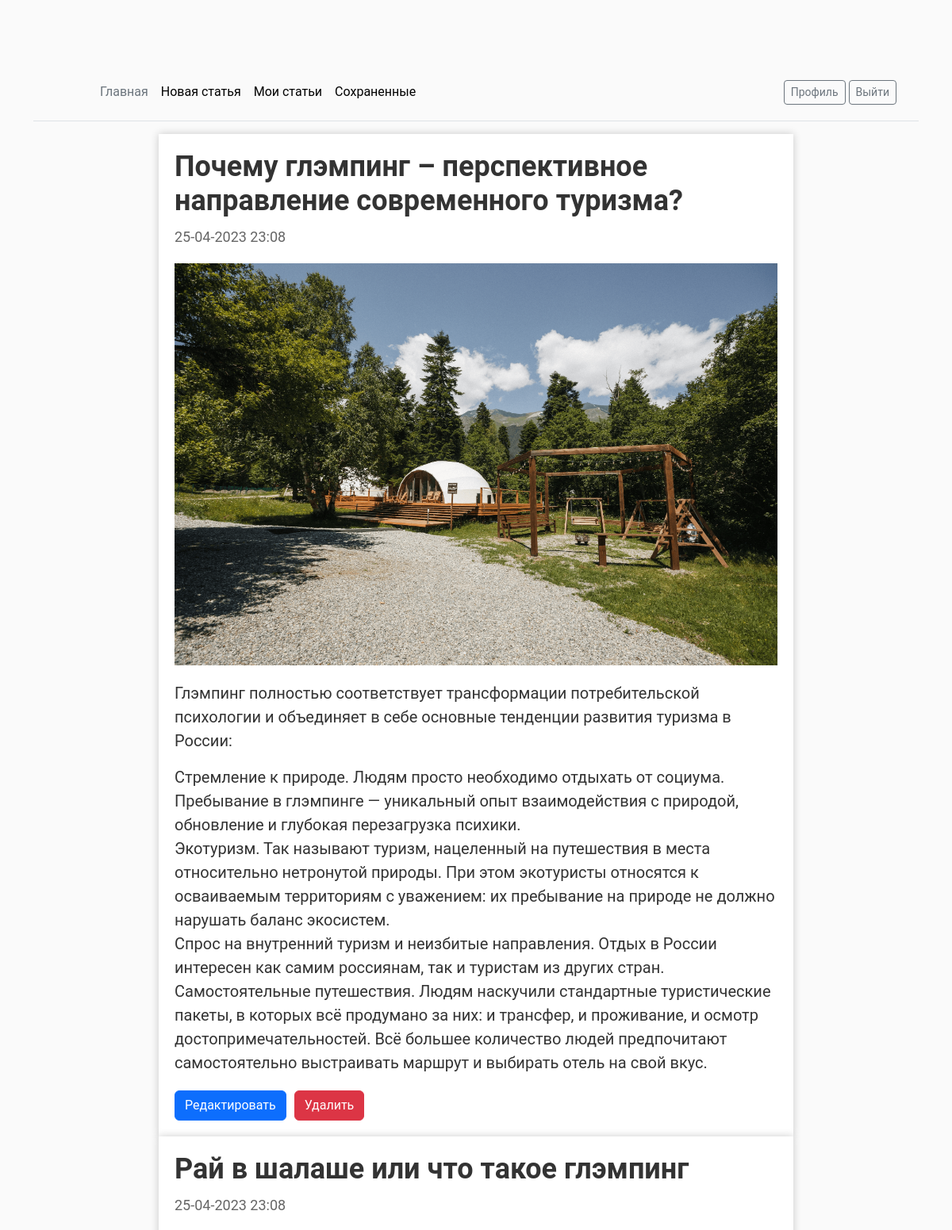
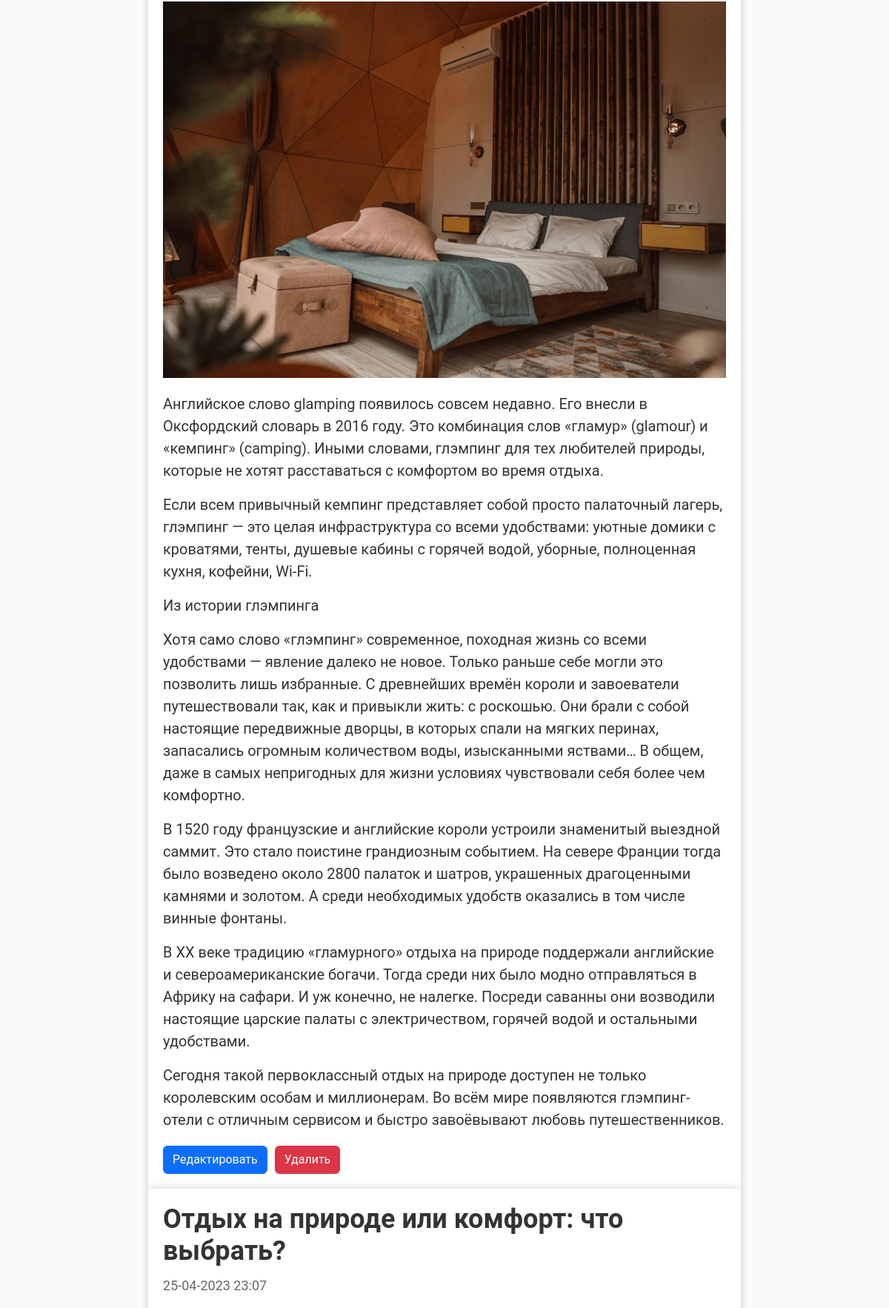
Page /user_post/ (signed in, upper part) on the committed database (2 pictures, top to bottom).
### app1/models.py (models this page shows, shortened)
class Post(models.Model):
    title = models.CharField(max_length=100, verbose_name="Заголовок")
    slug = AutoSlugField(populate_from='title', max_length=255, unique=True, db_index=True, verbose_name="URL")
    image = models.ImageField(upload_to="photos/%Y/%m/%d/", null=True, blank=True, verbose_name="Фото")
    content = models.TextField(verbose_name="Текст статьи")
    author = models.ForeignKey(User, on_delete=models.CASCADE, verbose_name="Автор статьи")
    created_at = models.DateTimeField(auto_now_add=True, verbose_name="Время создания")
    class Meta:
        verbose_name = 'Пост'
        verbose_name_plural = 'Посты'

### app1/views.py (the view)
# urls.py: path('user_post/', views.user_post, name='user_post'),
@login_required
@csrf_exempt
def user_post(request):
    if request.method == 'POST':
        post_id = request.POST.get('post_id')
        post = get_object_or_404(Post, pk=post_id, author=request.user)
        if post.author == request.user:
            post.delete()
            return redirect('user_post')
    posts = Post.objects.filter(author=request.user).order_by('-id')
    context = {'posts': posts}
    return render(request, 'app1/user_post.html', context)

### app1/templates/app1/user_post.html (shortened to what this page needs)
{% extends 'app1/home.html' %}
{% block content %}
  {% for post in posts %}
    <div class="post-container">
      <h1 class="post-title">{{ post.title }}</h1>
      <p class="post-date">{{ post.created_at|date:"d-m-Y H:i" }}</p>
      {% if post.image %}
      <img src="{{ post.image.url }}" alt="{{ post.title }}" class="post-image">
      {% else %}
        <p></p>
      {% endif %}
      <div class="post-content">{{ post.content|linebreaks }}</div>
      <div class="post-actions">
        <a href="{% url 'edit_post' post_id=post.id %}" class="btn btn-primary">Редактировать</a>
        <form method="POST" class="delete-form">
          <button type="submit" class="btn btn-danger">Удалить</button>
        </form>
      </div>
    </div>
  {% empty %}
    <p><h1 class="post-title">Вы не опубликовали ни одного поста.</h1></p>
  {% endfor %}
{% endblock %}

### app1/static/app1/css/style.css (style rules this page uses)
.post-container { max-width: 800px; margin: 0 auto; padding: 20px; background-color: #fff; box-shadow: 0px 0px 10px rgba(0, 0, 0, 0.2); }
.post-title { font-size: 36px; font-weight: bold; margin-bottom: 10px; color: #333; }
.post-date { font-size: 18px; color: #666; margin-bottom: 20px; }
.post-image { width: 100%; margin-bottom: 20px; }
.post-content { font-size: 20px; line-height: 1.5; color: #333; }
.post-actions { margin-top: 20px; display: flex; justify-content: flex-start; align-items: center; }
.delete-form { display: inline-block; margin-left: 10px; }
body, html { width:100%; height:100% }
body { margin:0; padding:0; background: #fafafa; color: #333333; margin-top: 5rem; font-family:Roboto; }
h1, h2, h3, h4, h5, h6 { color: #444444; }

### rows in the picture
Post: title "Почему глэмпинг – перспективное направление современного туризма?", created_at "25-04-2023 23:08", image (picture), content "Глэмпинг полностью соответствует трансформации потребительской психологии и объединяет в себе основные тенденции развития туризма в России: Стремление к природе. Людям просто необходимо отдыхать от социума. Пребывание в глэмпинге — уникальный опыт взаимодействия с природой, обновление и глубокая перезагрузка психики. Экотуризм. Так называют туризм, нацеленный на путешествия в места относительно нетронутой природы. При этом экотуристы относятся к осваиваемым территориям с уважением: их пребывание на природе не должно нарушать баланс экосистем. Спрос на внутренний туризм и неизбитые направления. Отдых в России интересен как самим россиянам, так и туристам из других стран. Самостоятельные…"
Post: title "Рай в шалаше или что такое глэмпинг", created_at "25-04-2023 23:08", image (picture), content "Английское слово glamping появилось совсем недавно. Его внесли в Оксфордский словарь в 2016 году. Это комбинация слов «гламур» (glamour) и «кемпинг» (camping). Иными словами, глэмпинг для тех любителей природы, которые не хотят расставаться с комфортом во время отдыха. Если всем привычный кемпинг представляет собой просто палаточный лагерь, глэмпинг — это целая инфраструктура со всеми удобствами: уютные домики с кроватями, тенты, душевые кабины с горячей водой, уборные, полноценная кухня, кофейни, Wi-Fi. Из истории глэмпинга Хотя само слово «глэмпинг» современное, походная жизнь со всеми удобствами — явление далеко не новое. Только раньше себе могли это позволить лишь избранные. С…"
Post: title "Отдых на природе или комфорт: что выбрать?", created_at "25-04-2023 23:07"
